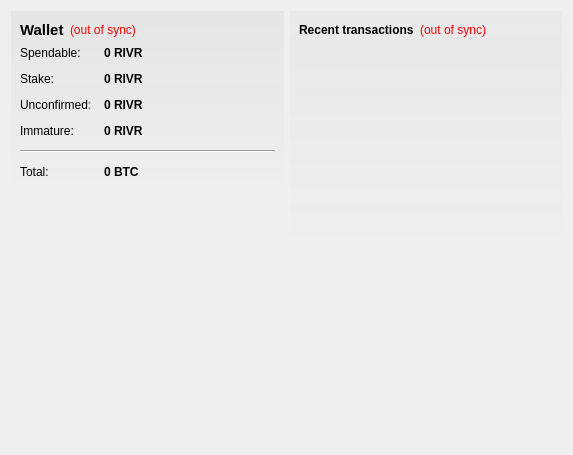
<?xml version="1.0" encoding="UTF-8"?>
<ui version="4.0">
 <class>OverviewPage</class>
 <widget class="QWidget" name="OverviewPage">
  <property name="geometry">
   <rect>
    <x>0</x>
    <y>0</y>
    <width>573</width>
    <height>455</height>
   </rect>
  </property>
  <property name="windowTitle">
   <string>Form</string>
  </property>
  <property name="styleSheet">
   <string notr="true">#OverviewPage { color: #464747; }</string>
  </property>  
  <layout class="QHBoxLayout" name="horizontalLayout" stretch="1,1">
   <item>
    <layout class="QVBoxLayout" name="verticalLayout_2">
     <item>
      <widget class="QFrame" name="frame">
       <property name="styleSheet">
        <string notr="true">#frame { background-color: qlineargradient(spread:pad, x1:0, y1:0, x2:0, y2:1, stop:0 rgba(70,71,71,15), stop:1.0 rgba(70,71,71,0)); }</string>
       </property>
       <layout class="QVBoxLayout" name="verticalLayout_4">
        <item>
         <layout class="QHBoxLayout" name="horizontalLayout_4">
          <item>
           <widget class="QLabel" name="label_5">
            <property name="font">
             <font>
              <pointsize>11</pointsize>
              <weight>75</weight>
              <bold>true</bold>
             </font>
            </property>
            <property name="text">
             <string>Wallet</string>
            </property>
           </widget>
          </item>
          <item>
           <widget class="QLabel" name="labelWalletStatus">
            <property name="toolTip">
             <string>The displayed information may be out of date. Your wallet automatically synchronizes with the Rivr network after a connection is established, but this process has not completed yet.</string>
            </property>
            <property name="styleSheet">
             <string notr="true">QLabel { color: red; }</string>
            </property>
            <property name="text">
             <string notr="true">(out of sync)</string>
            </property>
            <property name="alignment">
             <set>Qt::AlignLeading|Qt::AlignLeft|Qt::AlignVCenter</set>
            </property>
           </widget>
          </item>
          <item>
           <spacer name="horizontalSpacer_2">
            <property name="orientation">
             <enum>Qt::Horizontal</enum>
            </property>
            <property name="sizeHint" stdset="0">
             <size>
              <width>40</width>
              <height>20</height>
             </size>
            </property>
           </spacer>
          </item>
         </layout>
        </item>
        <item>
         <layout class="QFormLayout" name="formLayout_2">
          <property name="fieldGrowthPolicy">
           <enum>QFormLayout::AllNonFixedFieldsGrow</enum>
          </property>
          <property name="horizontalSpacing">
           <number>12</number>
          </property>
          <property name="verticalSpacing">
           <number>12</number>
          </property>
          <item row="0" column="0">
           <widget class="QLabel" name="label">
            <property name="text">
             <string>Spendable:</string>
            </property>
           </widget>
          </item>
          <item row="0" column="1">
           <widget class="QLabel" name="labelBalance">
            <property name="font">
             <font>
              <weight>75</weight>
              <bold>true</bold>
             </font>
            </property>
            <property name="cursor">
             <cursorShape>IBeamCursor</cursorShape>
            </property>
            <property name="toolTip">
             <string>Your current spendable balance</string>
            </property>
            <property name="text">
             <string notr="true">0 RIVR</string>
            </property>
            <property name="textInteractionFlags">
             <set>Qt::LinksAccessibleByMouse|Qt::TextSelectableByKeyboard|Qt::TextSelectableByMouse</set>
            </property>
           </widget>
          </item>
          <item row="1" column="0">
           <widget class="QLabel" name="label_6">
            <property name="text">
             <string>Stake:</string>
            </property>
           </widget>
          </item>
          <item row="1" column="1">
           <widget class="QLabel" name="labelStake">
            <property name="font">
             <font>
              <weight>75</weight>
              <bold>true</bold>
             </font>
            </property>
            <property name="cursor">
             <cursorShape>IBeamCursor</cursorShape>
            </property>
            <property name="toolTip">
             <string>Total of coins that was staked, and do not yet count toward the current balance</string>
            </property>
            <property name="text">
             <string notr="true">0 RIVR</string>
            </property>
            <property name="textInteractionFlags">
             <set>Qt::LinksAccessibleByMouse|Qt::TextSelectableByKeyboard|Qt::TextSelectableByMouse</set>
            </property>
           </widget>
          </item>
          <item row="2" column="0">
           <widget class="QLabel" name="label_3">
            <property name="text">
             <string>Unconfirmed:</string>
            </property>
           </widget>
          </item>
          <item row="2" column="1">
           <widget class="QLabel" name="labelUnconfirmed">
            <property name="font">
             <font>
              <weight>75</weight>
              <bold>true</bold>
             </font>
            </property>
            <property name="cursor">
             <cursorShape>IBeamCursor</cursorShape>
            </property>
            <property name="toolTip">
             <string>Total of transactions that have yet to be confirmed, and do not yet count toward the current balance</string>
            </property>
            <property name="text">
             <string notr="true">0 RIVR</string>
            </property>
            <property name="textInteractionFlags">
             <set>Qt::LinksAccessibleByMouse|Qt::TextSelectableByKeyboard|Qt::TextSelectableByMouse</set>
            </property>
           </widget>
          </item>
          <item row="3" column="0">
           <widget class="QLabel" name="labelImmatureText">
            <property name="text">
             <string>Immature:</string>
            </property>
           </widget>
          </item>
          <item row="3" column="1">
           <widget class="QLabel" name="labelImmature">
            <property name="font">
             <font>
              <weight>75</weight>
              <bold>true</bold>
             </font>
            </property>
            <property name="toolTip">
             <string>Mined balance that has not yet matured</string>
            </property>
            <property name="text">
             <string notr="true">0 RIVR</string>
            </property>
            <property name="textInteractionFlags">
             <set>Qt::LinksAccessibleByMouse|Qt::TextSelectableByKeyboard|Qt::TextSelectableByMouse</set>
            </property>
           </widget>
          </item>
          <item row="4" column="0" colspan="2">
           <widget class="Line" name="line">
            <property name="orientation">
             <enum>Qt::Horizontal</enum>
            </property>
           </widget>
          </item>
          <item row="5" column="0">
           <widget class="QLabel" name="labelTotalText">
            <property name="text">
             <string>Total:</string>
            </property>
           </widget>
          </item>
          <item row="5" column="1">
           <widget class="QLabel" name="labelTotal">
            <property name="font">
             <font>
              <weight>75</weight>
              <bold>true</bold>
             </font>
            </property>
            <property name="cursor">
             <cursorShape>IBeamCursor</cursorShape>
            </property>
            <property name="toolTip">
             <string>Your current total balance</string>
            </property>
            <property name="text">
             <string notr="true">0 BTC</string>
            </property>
            <property name="textInteractionFlags">
             <set>Qt::LinksAccessibleByMouse|Qt::TextSelectableByKeyboard|Qt::TextSelectableByMouse</set>
            </property>
           </widget>
          </item>
         </layout>
        </item>
       </layout>
      </widget>
     </item>
     <item>
      <widget class="QLabel" name="label_7">
       <property name="text">
        <string/>
       </property>
       <property name="pixmap">
        <pixmap resource="../bitcoin.qrc">:/images/backg</pixmap>
       </property>
       <property name="scaledContents">
        <bool>false</bool>
       </property>
       <property name="alignment">
        <set>Qt::AlignCenter</set>
       </property>
       <property name="margin">
        <number>-2</number>
       </property>
      </widget>
     </item>	 
     <item>
      <spacer name="verticalSpacer">
       <property name="orientation">
        <enum>Qt::Vertical</enum>
       </property>
       <property name="sizeHint" stdset="0">
        <size>
         <width>20</width>
         <height>40</height>
        </size>
       </property>
      </spacer>
     </item>
    </layout>
   </item>
   <item>
    <layout class="QVBoxLayout" name="verticalLayout_3">
     <item>
      <widget class="QFrame" name="frame_2">
       <property name="styleSheet">
        <string notr="true">#frame_2 { background-color: qlineargradient(spread:pad, x1:0, y1:0, x2:0, y2:1, stop:0 rgba(70,71,71,10), stop:1.0 rgba(70,71,71,0)); }</string>
       </property>
       <layout class="QVBoxLayout" name="verticalLayout">
        <item>
         <layout class="QHBoxLayout" name="horizontalLayout_2">
          <item>
           <widget class="QLabel" name="label_4">
            <property name="text">
             <string>&lt;b&gt;Recent transactions&lt;/b&gt;</string>
            </property>
           </widget>
          </item>
          <item>
           <widget class="QLabel" name="labelTransactionsStatus">
            <property name="toolTip">
             <string>The displayed information may be out of date. Your wallet automatically synchronizes with the Rivr network after a connection is established, but this process has not completed yet.</string>
            </property>
            <property name="styleSheet">
             <string notr="true">QLabel { color: red; }</string>
            </property>
            <property name="text">
             <string notr="true">(out of sync)</string>
            </property>
            <property name="alignment">
             <set>Qt::AlignRight|Qt::AlignTrailing|Qt::AlignVCenter</set>
            </property>
           </widget>
          </item>
          <item>
           <spacer name="horizontalSpacer">
            <property name="orientation">
             <enum>Qt::Horizontal</enum>
            </property>
            <property name="sizeHint" stdset="0">
             <size>
              <width>40</width>
              <height>20</height>
             </size>
            </property>
           </spacer>
          </item>
         </layout>
        </item>
        <item>
         <widget class="QListView" name="listTransactions">
          <property name="styleSheet">
           <string notr="true">QListView { background: transparent; }</string>
          </property>
          <property name="frameShape">
           <enum>QFrame::NoFrame</enum>
          </property>
          <property name="verticalScrollBarPolicy">
           <enum>Qt::ScrollBarAlwaysOff</enum>
          </property>
          <property name="horizontalScrollBarPolicy">
           <enum>Qt::ScrollBarAlwaysOff</enum>
          </property>
          <property name="selectionMode">
           <enum>QAbstractItemView::NoSelection</enum>
          </property>
         </widget>
        </item>
       </layout>
      </widget>
     </item>
     <item>
      <spacer name="verticalSpacer_2">
       <property name="orientation">
        <enum>Qt::Vertical</enum>
       </property>
       <property name="sizeHint" stdset="0">
        <size>
         <width>20</width>
         <height>40</height>
        </size>
       </property>
      </spacer>
     </item>
    </layout>
   </item>
  </layout>
 </widget>
 <resources/>
 <connections/>
</ui>
